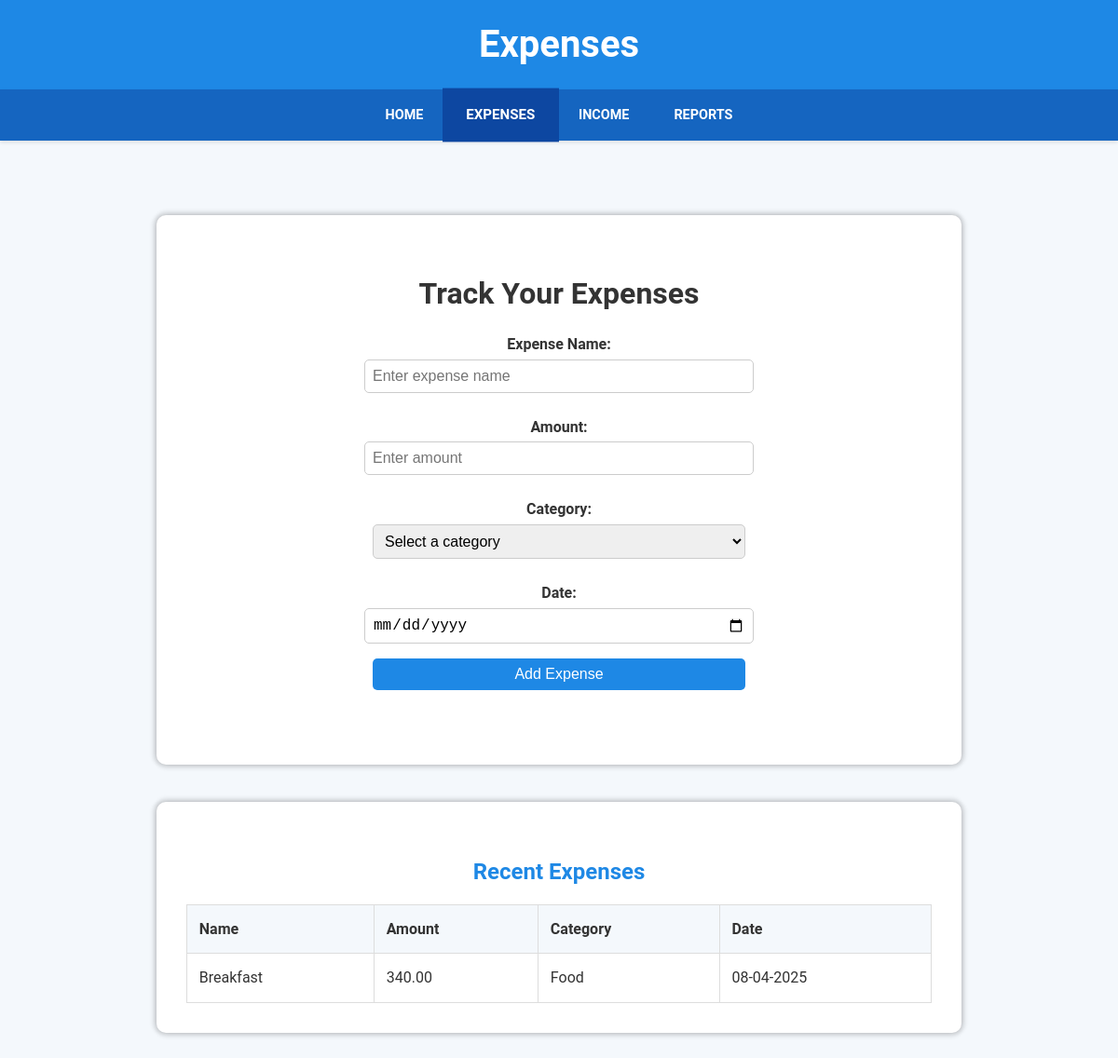
Page /expense (signed in) on the earlier database version.
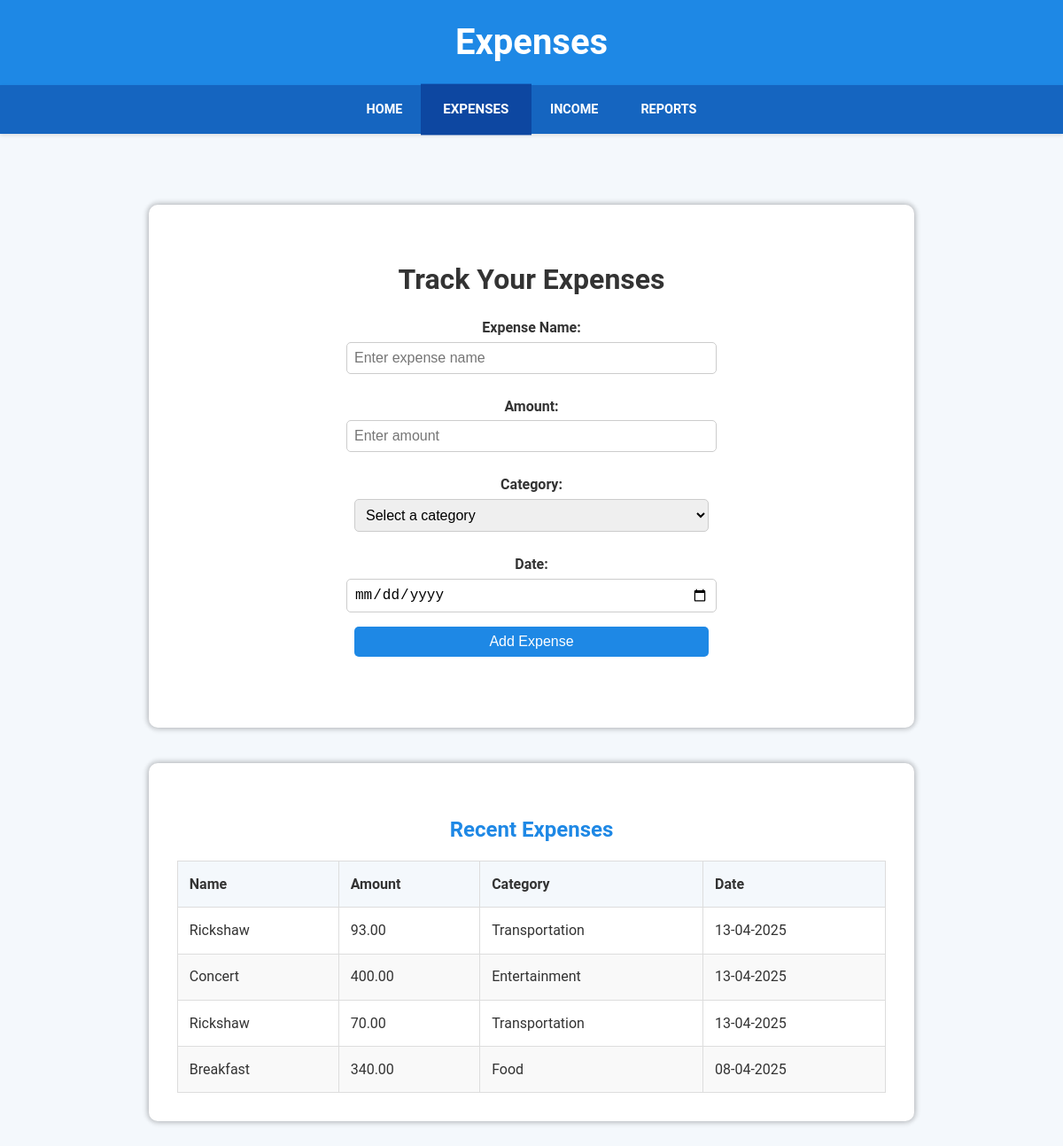
Same page on the later database version.
### database.py (models this page shows)
class TransactionModel(db.Model):
    __tablename__ = 'transactions'
    transaction_id = db.Column(db.Integer, primary_key=True)
    user_id = db.Column(db.Integer, db.ForeignKey('users.id'))
    amount = db.Column(db.Numeric(10, 2), nullable=False)
    description = db.Column(db.String(255))
    source = db.Column(db.String(50))
    date = db.Column(db.DateTime, default=datetime.utcnow)

### app.py (the view, shortened to what this page needs)
@app.route('/expense', methods=['GET', 'POST'])
@login_required
def expense():
    recent_expenses = TransactionModel.query.filter_by(user_id=current_user.id).filter(TransactionModel.description!="Income").order_by(TransactionModel.date.desc()).limit(5).all()
    return render_template('expense.html', recent_expenses=recent_expenses)

### app.py (called while the page is built)
@login_manager.user_loader
def load_user(user_id):
    return UserModel.query.get(int(user_id))

### templates/expense.html (shortened to what this page needs)
<!DOCTYPE html>
<html lang="en">
<head>
</head>
<body>
    <header>
        <h1>Expenses</h1>
    </header>
    <nav>
        <a href="{{ url_for('index') }}">Home</a>
        <a href="{{ url_for('expense') }}" class="active">Expenses</a>
        <a href="{{ url_for('income') }}">Income</a>
        <a href="{{ url_for('reports') }}">Reports</a>
    </nav>
    <main>
        <section>
            <h2>Track Your Expenses</h2>
            <form action="/expense" method="POST">
                <label for="expense-name">Expense Name:</label>
                <input type="text" id="expense-name" name="expense_name" placeholder="Enter expense name" required>
                <label for="expense-amount">Amount:</label>
                <input type="number" id="expense-amount" name="expense_amount" step="0.01" placeholder="Enter amount"
                    required>
                <label for="expense-category">Category:</label>
                <select id="expense-category" name="expense_category" required>
                    <option value="" disabled selected>Select a category</option>
                </select>
                <label for="expense-date">Date:</label>
                <input type="date" id="expense-date" name="expense_date" required>
                <div style="text-align: center;">
                    <button type="submit">Add Expense</button>
                </div>
            </form>
        </section>
        <section>
            <h3>Recent Expenses</h3>
            <table>
                <thead>
                    <tr>
                        <th>Name</th>
                        <th>Amount</th>
                        <th>Category</th>
                        <th>Date</th>
                    </tr>
                </thead>
                <tbody>
                    {% for expense in recent_expenses %}
                    <tr>
                        <td>{{ expense.description }}</td>
                        <td>{{ '%.2f'|format(expense.amount) }}</td>
                        <td>{{ expense.source }}</td>
                        <td>{{ expense.date.strftime('%d-%m-%Y') }}</td>
                    </tr>
                    {% else %}
                    <tr>
                        <td colspan="4">No recent expenses found.</td>
                    </tr>
                    {% endfor %}
                </tbody>
            </table>
        </section>
    </main>
</body>
</html>

### templates/expense.html (style rules this page uses)
body { font-family: 'Roboto', sans-serif; margin: 0; padding: 0; background-color: #f4f8fc; color: #333; line-height: 1.6; }
header { background-color: #1e88e5; color: white; padding: 1rem 0; text-align: center; box-shadow: 0 4px 6px rgba(0, 0, 0, 0.1); }
header h1 { margin: 0; font-size: 2.5rem; }
nav { display: flex; justify-content: center; background-color: #1565c0; box-shadow: 0 2px 4px rgba(0, 0, 0, 0.1); }
nav a { color: white; padding: 1rem 1.5rem; text-decoration: none; text-transform: uppercase; font-weight: bold; font-size: 0.9rem; transition: background-color 0.3s ease, transform 0.2s ease; }
nav a:hover, nav a.active { background-color: #0d47a1; transform: scale(1.05); }
main { padding: 2.5rem; text-align: center; }
main h2 { font-size: 2rem; margin-bottom: 1rem; }
form { margin-bottom: 2rem; }
form label { display: block; margin: 0.5rem 0 0.2rem; font-weight: bold; }
form input, form select, form button { width: 100%; max-width: 400px; padding: 0.5rem; margin-bottom: 1rem; border: 1px solid #ccc; border-radius: 5px; font-size: 1rem; }
form button { background-color: #1e88e5; color: white; border: none; cursor: pointer; transition: background-color 0.3s ease; }
section { margin: 2.5rem auto; padding: 2rem; background-color: #ffffff; border-radius: 10px; box-shadow: 0 4px 4px 0 rgba(0, 0, 0, 0.1), 0 -4px 4px 0 rgba(0, 0, 0, 0.1), 4px 0 4px 0 rgba(0, 0, 0, 0.1), -4px 0 4px 0 rgba(0, 0, 0, 0.1); max-width: 800px; }
section h3 { font-size: 1.5rem; margin-bottom: 1rem; color: #1e88e5; }
table { width: 100%; border-collapse: collapse; margin-top: 1rem; }
table th, table td { padding: 0.8rem; text-align: left; border: 1px solid #ddd; }
table th { background-color: #f4f8fc; color: #333; }
table tbody tr:nth-child(even) { background-color: #f9f9f9; }

Differences in the rows shown:
added TransactionModel: description "Rickshaw", amount "93.00", source "Transportation", date "13-04-2025"
added TransactionModel: description "Concert", amount "400.00", source "Entertainment", date "13-04-2025"
added TransactionModel: description "Rickshaw", amount "70.00", source "Transportation", date "13-04-2025"
